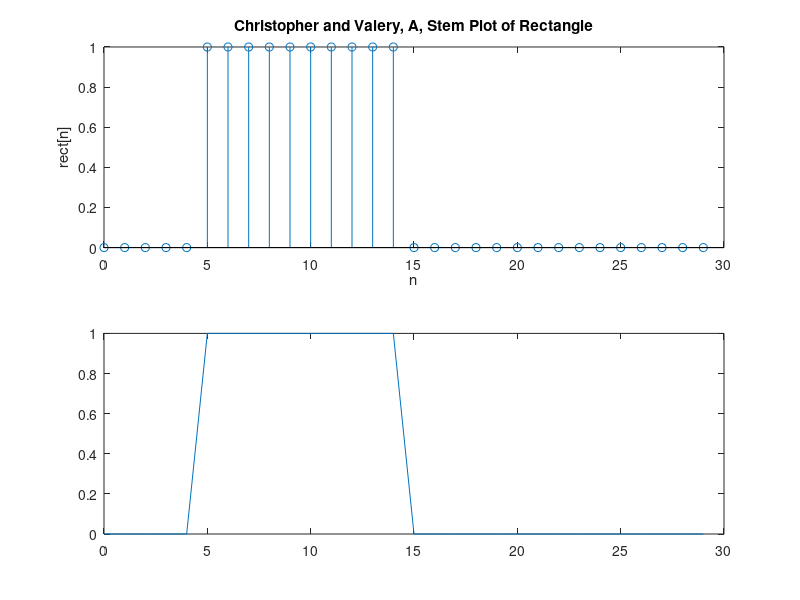

MATLAB code for this plot: (Note: this script raises an error after producing the figure.)
cla
clear
%% Task1
%% Part A

rect=zeros(1, 30); rect(6:15)=1;

krect=[0:29];
figure(1)
subplot(211)
stem(krect, rect);
title('Christopher and Valery, A, Stem Plot of Rectangle');
xlabel('n');
ylabel('rect[n]')

subplot(212)
figure1=plot(krect, rect);
saveas(figure1,'lab31.png')
title('Christopher and Valery, A, Plot of Rectangle');
xlabel('n');
ylabel('rect[n]'), %print
%% iii

% We should use Stem Plot!!!
%% iv
% If N approached infinity, such that it is not tractable to visually see 
% the different samples, then we would probably switch to the continuous 
% time plot.

%% Task B

%% Task C

%% i 

ky = ((1:2000) - 1)*2*pi/2000-pi;
for ii=1:2000
    y(ii) = dtft(rect, krect, ky(ii));
end

figure(2)
subplot(2,1,1)
plot(ky,abs(y))
xlabel('\omega')
ylabel('|F(rect)(\omega)|')
title('DTFT from -\pi to \pi of the Rectangular Pulse')
grid
subplot(2,1,2)
figure2=plot(ky,angle(y));
saveas(figure2,'lab32.png')
xlabel('\omega');
ylabel('\angle F(rect)(\omega)')
grid
%% ii

% For the Magnitude peaks and nulls, it is exactly what we expect, because
% we are plotting the DTFT of a rectangle. The jumps in phase are related 
% to sign changes in the digital sinc.


%% iii
figure(3)
figure3=plot(ky,y);
saveas(figure3,'lab33.png')
grid
ylabel('Amplitude')
xlabel('\omega')

% Note that the Imaginary parts have been ignored from y in this plot.
% It looks like a sinc along with a cosine or a sine function. 
%
% To improve resolution, we increase number of ky elements to create a
% longer vector with finer slices.

%% iv
% We expect the x[n]*x[n] DTFT to yeild a variation of the sinc^2 function
% because convolving two rectabgles is the same as multiplying two sincs in
% frequency

%% v
x=rect;
z=conv(x,x);
kzrect=[0:length(z)-1];
figure(4)
figure4=plot(z)
saveas(figure4,'lab34.png')
xlabel('n')
ylabel('amplitude')
title('convolution of two rectangles')

kzy = ((1:2000) - 1)*2*pi/2000-pi;
for ii=1:2000
    zy(ii) = dtft(z, kzrect, kzy(ii));
end

figure(5)
subplot(2,1,1)
figure5=plot(kzy,abs(zy));
saveas(figure5,'lab35.png')
xlabel('\omega')
ylabel('|F(rect*rect)(\omega)|')
title('DTFT from -\pi to \pi of the Rectangular Pulse convoluted with another rectangular pulse')
grid
subplot(2,1,2)
figure5=plot(kzy,angle(zy));
saveas(figure5,'lab35.png')
xlabel('\omega');
ylabel('\angle F(rect)(\omega)')
grid


% plot and explain 
% We took the DTFT of the triangle and it outputed a plot of Sinc-Squared.

%%
% Part D
%
% i)
test_input = zeros(1, 200);
test_input(1)=1;
imp_response_filt1 = filt1(test_input);


figure(6)
figure6=plot(imp_response_filt1)
saveas(figure6,'lab36.png')
grid
title("Impulse Step Response of Filter 1")
xlabel("Time")
ylabel("Amplitude")

% ii)


dcrect=[0:length(imp_response_filt1)-1];
kdc = ((1:2000) - 1)*2*pi/2000-pi;

for ii=1:2000
    dc(ii) = dtft(imp_response_filt1, dcrect, kdc(ii));
end
figure(7)
subplot(2,1,1)
plot(kdc,abs(dc))
xlabel('\omega')
ylabel('|Filter1(\omega)|')
title('DTFT from -\pi to \pi of the Rectangular Pulse convoluted with another rectangular pulse')
grid
subplot(2,1,2)
figure7=plot(kdc,angle(dc));
saveas(figure5,'lab37.png')
xlabel('\omega');
ylabel('\angle Filter1(\omega)')
grid

% Derive an expression for the frequency respones of Filter 1
% <insert from scratch paper>

% iii)
% Plot of Overlayed Magnitudes
% Computation of Theoretical Expression.
figure(8)
syms w;
aa =exp(-i*2*kdc)-2;
bb = (1-1.4*exp(-i*kdc)+0.85*exp(-i*2*kdc));
test_y = aa./(bb);
 plot(kdc,abs(real(test_y)), '--')
hold on
v = 9;
% figure(v)
% subplot(2,1,1)
figure8=plot(kdc,abs(dc))
xlabel('\omega')
ylabel('|Filter1(\omega)|')
title('nawww dawg')
grid on;
saveas(figure5,'lab35.png')
%subplot(2,1,2)
% plot(w, abs(real(calc_hfw)), '--')

%it makes more sense to do this with impulse response so, we changed the input function from a unit step/rectangle 
%to an impulse function, allowing us to view the inpulse response.
%Co-incidentally this also had our derived frequency response line up with
%the frequncy respinse genrated by matlab because our calculations assumed
%x(n)= impulse. Seeing the impulse respulse it is evident that it is a
%transient. that settles at about n=80, it first spikes down then up, with
%smaller amplitudes until it settles. 
%
%

%%
% iv \alpha.
kx = ([1:200]-1); x=2*cos(kx*pi/8);
ycos = filt1(x);
figure(v+1)
figure1a=plot(kx, [x',ycos'])
saveas(figure1a,'lab3ten.png')
grid
xlabel("Time")
ylabel("Amplitude")
title("Plot comparing cos(\pi/8 * t) before and after Filt1")


% What are the interesting features of this plot?

%after the filter the phase is changed by like pi/4 or something not quite pi/2.
%after the inital tranisent the amplitude of the sinusoid settles to be
%about 4.7 * that of the origonal. This makes sense because looking at the
%frequency response, the filter will multiply frequincies of pi/8 by 
%4.737 which is what we see hapening 
% How does this plot relate to the DTFT computed and plotted above?

% iv \Beta.

% Make prediction based on iii \alpha when driving filt1 with 3pi/4 
%%lol we didn't need to graph that
%%
%The result when the 3*Pi/4 cosine is driven through the filter will be a
%reulting sinusoid with a trasient ant the begining out the output that has
%a phase shift of like pi*4 or something less than pi/2, and after the
%transient settles the amplitude will be 0.825 because that is the amplitude
%of the frequency response when omega = 3*pi/4. and 0.85 *1 =0.825. Juding 
% by our graph this is a valid explanation of what happens.




x2 = cos(kx*3*pi/4);
ycos2 = filt1(x2);
figure(v+2)
figure11=plot(kx, [x2', ycos2'])
saveas(figure11,'lab35.png')
grid on;
xlabel("Time")
ylabel("Amplitude")
title("Plot comparing cos(3\pi/4 * t) before and after Filt1")


% When we fed filt1 with a step, we saw a large transient response in the 
% step response. Thus we expected the gain in amplitude in when feeding
% filt1 with a cosine - it will compound with the cosine and not fully
% dissipate.
% 
% When we feed it with the faster cosine 

% Continue this discussion.

%% v
% What is the effect of the following command?
g = zeros(1, 100);
g(1)=1;
y2 = filt1(filt1(g));
%these comannds filter the filter so the frequncy response of this new thing is H(w)^2. 
%whoa I wonder what happends if I stop using a step input and instead us an
%impulse?
%it's very clearly the first impulse response squared and then the sign fliped.
% We detrimed this because it starts positive and then goes negitive in the
% oscilation, the inverse of the origonal. And the amplitudes have magnnitude matching square of the
% origonal impulse response. and because of the amplitude magnitude increase the transient lasts signifigantly longer.

%basically this lab taught us that impulse >>>>>>>>>> unit step. it is sooo
%much nice to work with. 


figure(v+3)
figure12=plot(1:100, y2)
grid on
title("filtering the filter")
saveas(figure12,'lab35.png')

figure(v+4)
figure13=plot(kdc,(abs(dc).^2))
xlabel('\omega')
ylabel('|Filter1(\omega)|')
title('nawww dawg squared')
saveas(figure13,'lab35.png')








